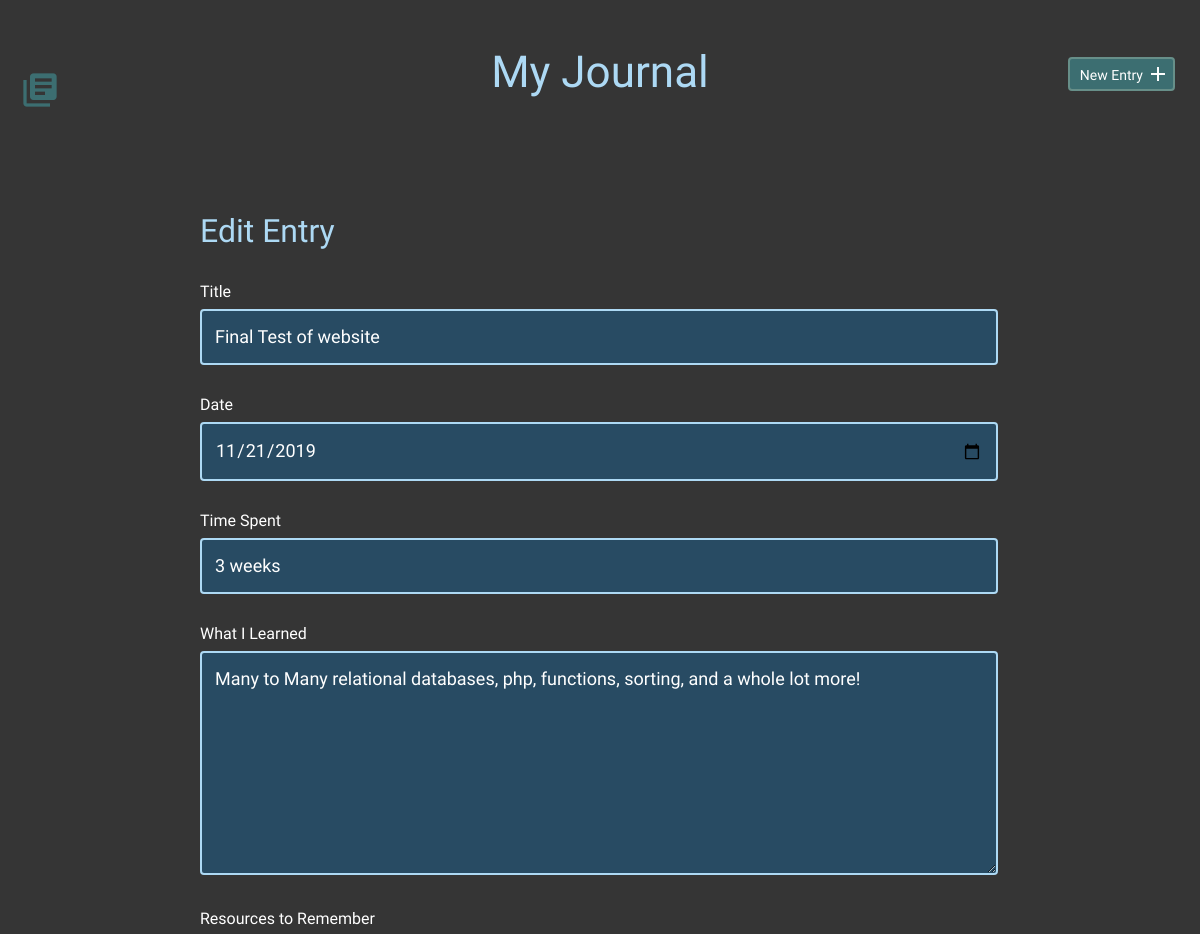
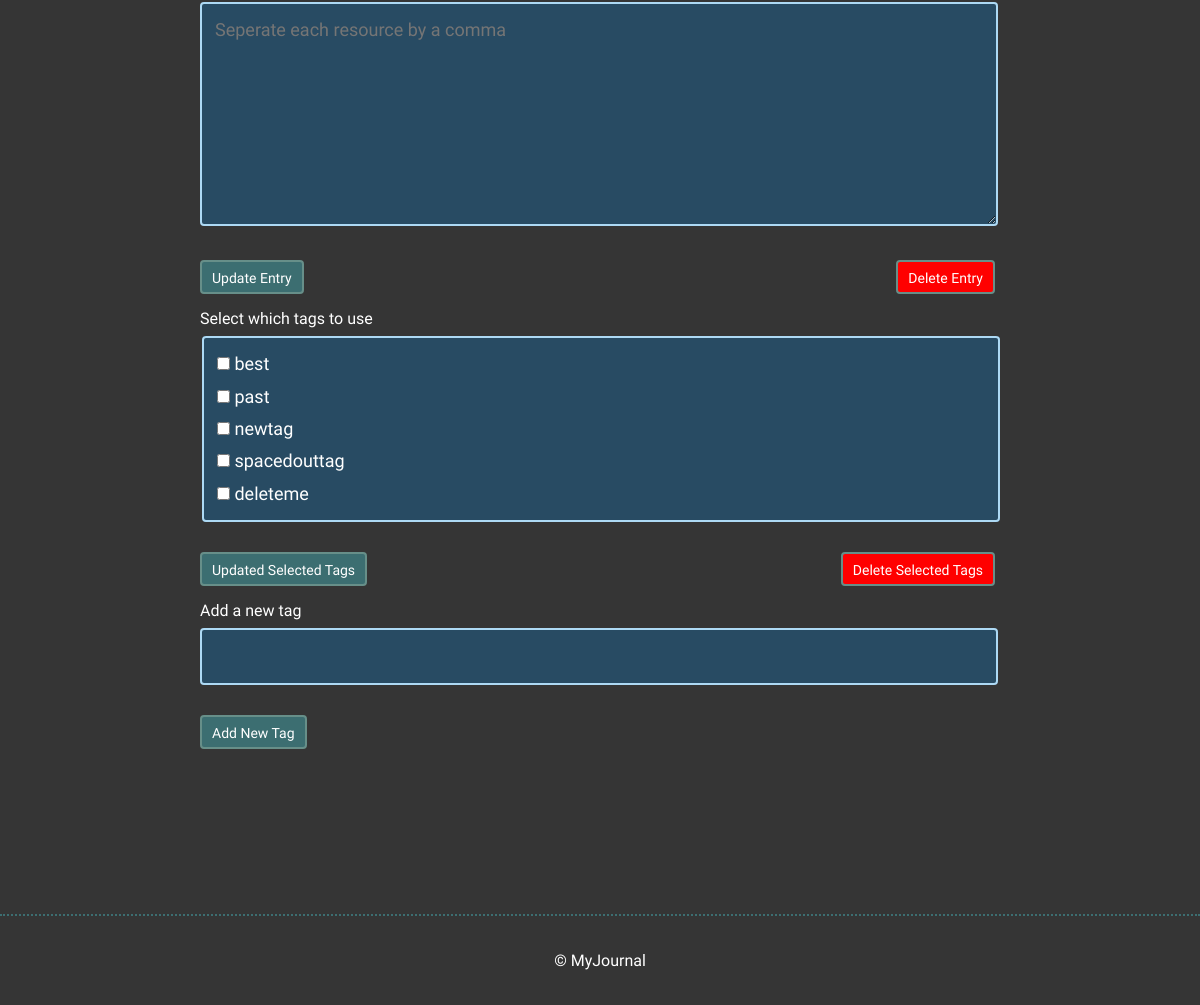
The page /edit.php?id=9 on the database its author committed (2 pictures, top to bottom).
### tables this page shows
CREATE TABLE "entries" (
	`id`	INTEGER,
	`title`	TEXT,
	`date`	TEXT,
	`time_spent`	INTEGER,
	`learned`	BLOB,
	`resources`	BLOB,
	PRIMARY KEY(`id`)
);

CREATE TABLE "tags" (
	"id"	INTEGER PRIMARY KEY AUTOINCREMENT,
	"tags"	TEXT NOT NULL
);

### inc/functions.php (called while the page is built, shortened)
<?php
function get_entry_by_id($id){
    include ("connection.php");
    try {
        $sql = "SELECT * FROM entries WHERE id = :id";
        $stmt = $db->prepare($sql);
        $stmt->bindParam(':id',$id,PDO::PARAM_INT);
        $stmt->execute();
        $results = $stmt->fetch(PDO::FETCH_ASSOC);
        return $results;
    } catch (Exception $e) {
        echo "Unable to query DB" . $e->getMessage();
        die();
    }
}
function get_tags() {
    include ("connection.php");
    try {
        $sql = "SELECT * FROM TAGS";
        $stmt = $db->prepare($sql);
        $stmt->execute();
        $results = $stmt->fetchAll(PDO::FETCH_ASSOC);
        return $results;
    } catch (Exception $e) {
        echo "Unable to query DB" . $e->getMessage();
    }
}
?>

### edit.php (the view, shortened to what this page needs)
<?php include ("inc/header.php"); ?>
<?php
    if (isset($_GET['id'])) {
        $entryId = filter_input(INPUT_GET, 'id', FILTER_SANITIZE_NUMBER_INT);
        $editEntry = get_entry_by_id($entryId);
        $tags = get_tags();
        $usedTags = get_tags_by_entry_id($entryId);
        if(is_array($usedTags)) {
            $usedTags = array_column($usedTags, 'id');
        } else {
            $usedTags = array();
        }
    } else {
        header('location: index.php');
    }
if (isset($editEntry)) {
    $title = htmlspecialchars($editEntry['title']);
    $date = htmlspecialchars($editEntry['date']);
    $time_spent = htmlspecialchars($editEntry['time_spent']);
    $learned = htmlspecialchars_decode($editEntry['learned']);
    $resources = htmlspecialchars($editEntry['resources']);
}
?>
        <section>
            <div class="container">
                <div class="edit-entry">
                    <h2>Edit Entry</h2>
                    <form method="post" action="inc/editentry.php?id=<?php echo $entryId;?>">
                        <label for="title"> Title</label>
                        <input id="title" type="text" name="title" value="<?php echo $title;?>" required><br>
                        <label for="date">Date</label>
                        <input id="date" type="date" min="1999-01-01" max="<?php echo date("Y-m-d"); ?>" name="date" value="<?php echo $date;?>" required><br>
                        <label for="time_spent"> Time Spent</label>
                        <input id="time_spent" type="text" name="time_spent" value="<?php echo $time_spent;?>" required><br>
                        <label for="what-i-learned">What I Learned</label>
                        <textarea id="what-i-learned" rows="5" name="learned" required><?php echo $learned;?></textarea>
                        <label for="resources-to-remember">Resources to Remember</label>
                        <textarea id="resources-to-remember" rows="5" name="resources" placeholder="Seperate each resource by a comma"><?php echo $resources;?></textarea>
                        <input type="submit" name="update" value="Update Entry" class="button">
                        <input type="submit" name="delete" value="Delete Entry" class="button2">
                    </form>
                    <form method="post" action="inc/edittags.php">
                    <label for="tags">Select which tags to use</label>
                        <fieldset form="delTags" class="checkbox" >
                        <?php foreach($tags as $tag){
                            echo "<input type=\"checkbox\" name=\"tagId[]\" value=" . $tag['id'] . " ";
                            if(in_array($tag['id'], $usedTags)){
                                echo "checked";
                            }
                            echo "> " . $tag['tags'] . "\n<br>";
                        }
                        ?>
                         </fieldset>
                        <input type="submit" name="update" value="Updated Selected Tags" class="button">
                        <input type="submit" name="delete" value="Delete Selected Tags" class="button2">
                    </form>
                    <form method="post" action="inc/newtag.php">
                    <label for="newTag">Add a new tag</label>
                        <input type="text" id="newTag" name="newTag">
                        <input type="submit" value="Add New Tag" class="button">
                    </form>
                </div>
            </div>
        </section>
<?php include ("inc/footer.php"); ?>

### css/site.css (style rules this page uses)
body { font-size: 16px; background-color: #353535; color: #FFFFFF; font-family: 'Cousine', serif; font-weight: 400; }
.container { margin: 0 auto; padding: 0 25px; }
.button { padding: 8px 10px 6px 10px; background: #3C6E71; border: 2px solid #678f89; border-radius: 4px; text-decoration: none; color: #FFF; position: relative; text-align: center; font-size: 14px; margin-bottom: 15px; }
.button2 { padding: 8px 10px 6px 10px; background: red; border: 2px solid #678f89; border-radius: 4px; text-decoration: none; color: white; position: relative; text-align: center; font-size: 14px; float:right; position:relative; }
h1, h2, h3 { margin: 0; font-weight: 400; line-height: 1em; color: #ADD9F4; }
h2 { font-size: 32px; }
.entry-list, .edit-entry, .new-entry { max-width: 800px; margin: 0 auto; padding: 70px 0 150px 0; }
.edit-entry h2, .new-entry h2 { margin-bottom: 35px; }
.checkbox { background-color: #284B63; border: 2px solid #ADD9F4; font-size: 18px; line-height: 1.8em; padding:10px 13px; margin-bottom: 30px; border-radius: 4px; width: calc(100% - 32px); }
form label { display: block; margin-bottom: 8px; }
form input[type=text], form input[type=password], form input[type=date], form textarea { background-color: #284B63; border: 2px solid #ADD9F4; font-size: 18px; line-height: 1.8em; padding:10px 13px; margin-bottom: 30px; border-radius: 4px; width: calc(100% - 32px); }
.edit-entry form textarea, .new-entry form textarea { min-height: 200px; }
input[type=submit] { margin-right: 5px; }

### rows shown on the page
entries: title "Final Test of website", date "11/21/2019", time_spent "3 weeks", learned "Many to Many relational databases, php, functions, sorting, and a whole lot more!"
tags: tags "best"
tags: tags "past"
tags: tags "newtag"
tags: tags "spacedouttag"
tags: tags "deleteme"
